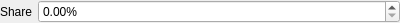
<?xml version="1.0" encoding="UTF-8"?>
<ui version="4.0">
 <class>W_Tenant_Property</class>
 <widget class="QWidget" name="W_Tenant_Property">
  <property name="geometry">
   <rect>
    <x>0</x>
    <y>0</y>
    <width>400</width>
    <height>23</height>
   </rect>
  </property>
  <property name="windowTitle">
   <string>Form</string>
  </property>
  <layout class="QGridLayout" name="gridLayout">
   <property name="leftMargin">
    <number>0</number>
   </property>
   <property name="topMargin">
    <number>0</number>
   </property>
   <property name="rightMargin">
    <number>0</number>
   </property>
   <property name="bottomMargin">
    <number>0</number>
   </property>
   <item row="0" column="0">
    <widget class="QLabel" name="label">
     <property name="sizePolicy">
      <sizepolicy hsizetype="Maximum" vsizetype="Preferred">
       <horstretch>0</horstretch>
       <verstretch>0</verstretch>
      </sizepolicy>
     </property>
     <property name="text">
      <string>Share</string>
     </property>
    </widget>
   </item>
   <item row="0" column="1">
    <widget class="QDoubleSpinBox" name="dsb_share">
     <property name="suffix">
      <string>%</string>
     </property>
     <property name="maximum">
      <double>100.000000000000000</double>
     </property>
    </widget>
   </item>
  </layout>
 </widget>
 <resources/>
 <connections/>
</ui>
